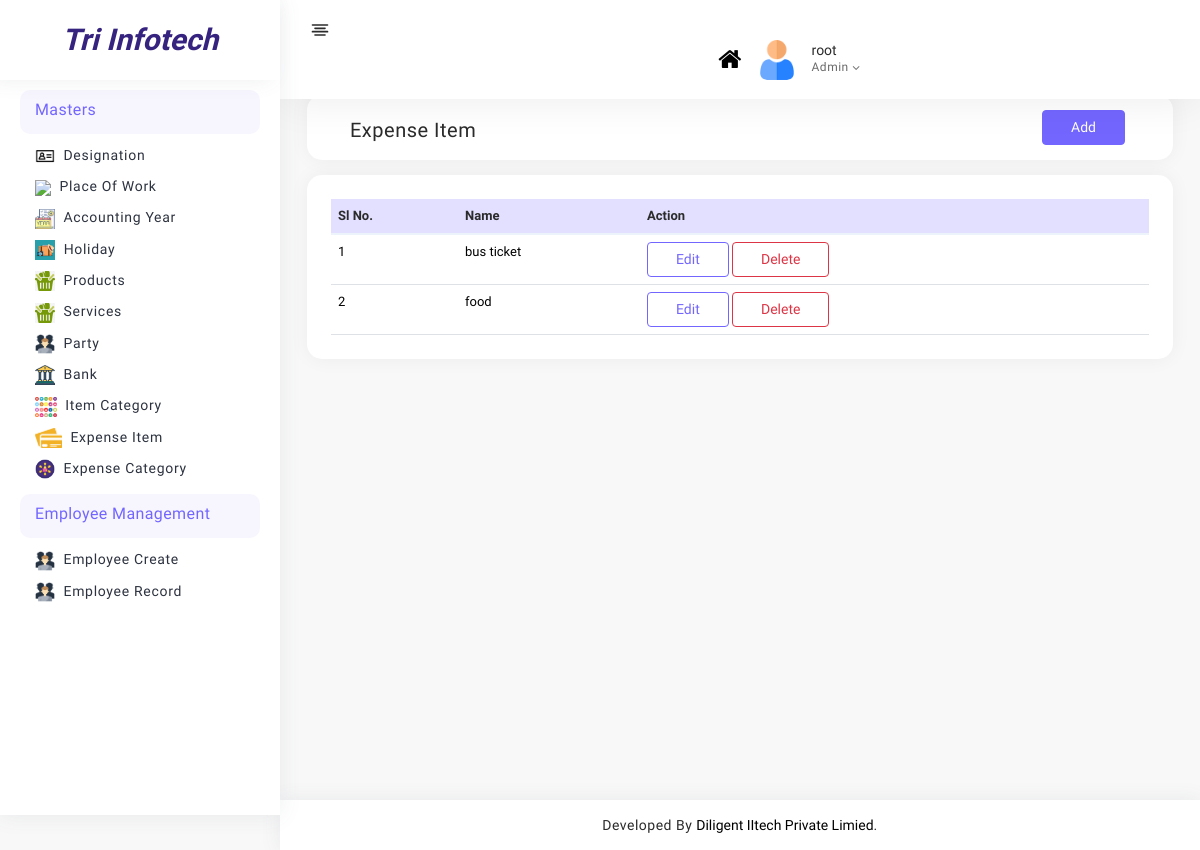
Before: /admin_panel/expense_item/ (signed in) with the older database file.
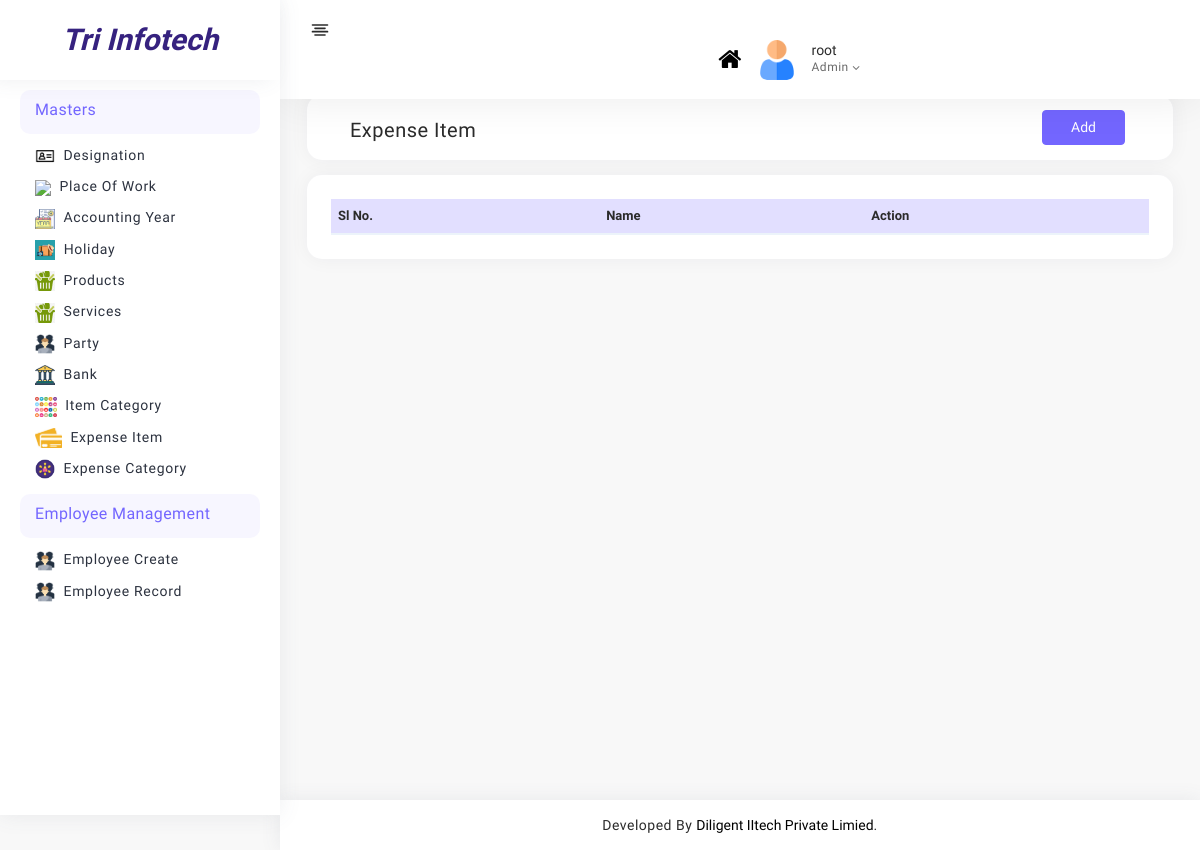
After: the same page with the newer database file.
### admin_panel/models.py (models this page shows, shortened)
class ExpenseItem(models.Model):
    name = models.CharField( max_length=100,unique=True)
    price = models.DecimalField(max_digits=8, decimal_places=2)

### admin_panel/views.py (the view)
# urls.py: path("expense_item/",views.expense_item,name="expense_item"),
def expense_item(request):
    if request.user.is_staff:
        items = ExpenseItem.objects.all()
        return render(request,"masters/expense_item/expense_item.html",{"items":items})
    else:
        return redirect("login")

### admin_panel/templates/masters/expense_item/expense_item.html (shortened to what this page needs)
{% extends 'base.html' %}
{% load static %}
{% block content %}
<div class="page-body">
<form>
   <div class="container-fluid">
        <div class="card p-3 py-2 project-list">
            <div class="row">
                <div class="col-md-6">
                    <h5 class="mb-0 mt-2">Expense Item</h5>
                </div>
                <div class="col-md-6">
                    <a href="{% url 'expense_item_add' %} " class="btn btn-primary rs-text-right">Add</a>
                </div>
            </div>
        </div>
        <div class="card rs-mt-10 rs-br-0">
            <div class="card-body p-4 rs-p-0">
                <div class="">
                    <table class="table rs_table">
                        <thead>
                            <tr>
                                <th class="rs-w-5"><span  class="hidden-xs">Sl No.</span></th>
                                <th>Name</th>
                                <th class="rs-text-right">Action</th>
                            </tr>
                        </thead>
                        <tbody>
                            {% for item in items %}
                            <tr>
                                <td class="rs-pr-0">
                                    <span >{{ forloop.counter}}</span>
                                </td>
                                <td>{{ item.name }}</td>
                                <td class="rs-text-right"><a href="{% url 'expense_item_edit' item.id %}" class="btn btn-outline-primary">Edit</a>
                                    <a type="button" class="btn btn-outline-danger" data-toggle="modal"
                                            data-target="#exampleModal-{{forloop.counter}}">
                                            Delete
                                    </a>
                                </td>
                            </tr>
                            {% endfor %}
                        </tbody>
                    </table>
                </div>
            </div>
        </div>
    </div>
   </form>
</div>
{% endblock content %}

Changed rows visible on the page:
removed ExpenseItem: name "bus ticket"
removed ExpenseItem: name "food"
